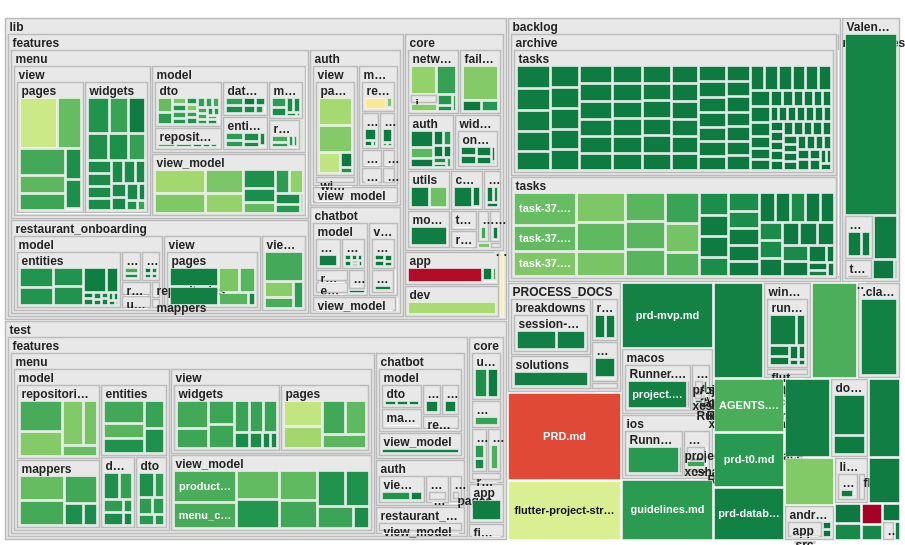

The Vega-Lite source for this figure:
### Vega specification from a JSON file in a GitHub repository (floating-point values rounded to 4 significant figures; data arrays with more than 128 entries replaced by an {"elided": "..."} marker saying what was removed)
{"$schema": "https://vega.github.io/schema/vega/v5.json", "description": "Code Hotspot Map — numa-mobile", "width": 900, "height": 540, "padding": 2.5, "autosize": "none", "data": [{"name": "tree", "values": {"elided": "722 records"}, "transform": [{"type": "stratify", "key": "id", "parentKey": "parent"}, {"type": "treemap", "field": "loc", "sort": {"field": "value", "order": "descending"}, "round": true, "method": "squarify", "ratio": 1.618, "size": [{"signal": "width"}, {"signal": "height"}], "paddingInner": 2, "paddingTop": 16, "paddingOuter": 3}]}, {"name": "leaves", "source": "tree", "transform": [{"type": "filter", "expr": "!datum.children"}]}, {"name": "dirs", "source": "tree", "transform": [{"type": "filter", "expr": "datum.depth > 0 && datum.children"}]}], "scales": [{"name": "color", "type": "linear", "domain": {"data": "leaves", "field": "hotspot_score"}, "range": {"scheme": "redyellowgreen"}, "reverse": true, "zero": true}], "legends": [{"fill": "color", "title": "Risk (changes × log LOC)", "type": "gradient", "orient": "right", "gradientLength": 200, "gradientThickness": 14, "titleFontSize": 11, "labelFontSize": 10, "titleLimit": 200}], "marks": [{"type": "rect", "from": {"data": "dirs"}, "encode": {"enter": {"x": {"field": "x0"}, "y": {"field": "y0"}, "x2": {"field": "x1"}, "y2": {"field": "y1"}, "fill": {"value": "#e8e8e8"}, "stroke": {"value": "#bbb"}, "strokeWidth": {"value": 1.5}}}}, {"type": "text", "from": {"data": "dirs"}, "encode": {"enter": {"x": {"field": "x0", "offset": 4}, "y": {"field": "y0", "offset": 12}, "text": {"field": "name"}, "fontSize": {"value": 12}, "fontWeight": {"value": "bold"}, "fill": {"value": "#222"}, "clip": {"value": true}, "limit": {"signal": "datum.x1 - datum.x0 - 8"}}}}, {"type": "rect", "from": {"data": "leaves"}, "encode": {"enter": {"x": {"field": "x0"}, "y": {"field": "y0"}, "x2": {"field": "x1"}, "y2": {"field": "y1"}, "fill": {"scale": "color", "field": "hotspot_score"}, "tooltip": {"signal": "{'File': datum.id, 'Lines of Code': datum.loc, 'Changes': datum.changes, 'Main Author': datum.primary_author, 'Risk Score': datum.hotspot_score}"}}, "update": {"stroke": {"value": "white"}, "strokeWidth": {"value": 0.5}, "fillOpacity": {"value": 1}}, "hover": {"stroke": {"value": "#222"}, "strokeWidth": {"value": 2}, "fillOpacity": {"value": 0.85}, "cursor": {"value": "pointer"}}}}, {"type": "text", "from": {"data": "leaves"}, "encode": {"enter": {"x": {"signal": "(datum.x0 + datum.x1) / 2"}, "y": {"signal": "(datum.y0 + datum.y1) / 2"}, "text": {"signal": "(datum.x1 - datum.x0 > 55 && datum.y1 - datum.y0 > 20) ? datum.name : ''"}, "align": {"value": "center"}, "baseline": {"value": "middle"}, "fontSize": {"value": 11}, "fill": {"signal": "luminance(scale('color', datum.hotspot_score)) > 0.5 ? '#111' : '#fff'"}, "fontWeight": {"value": "bold"}, "clip": {"value": true}, "limit": {"signal": "datum.x1 - datum.x0 - 6"}}}}]}
